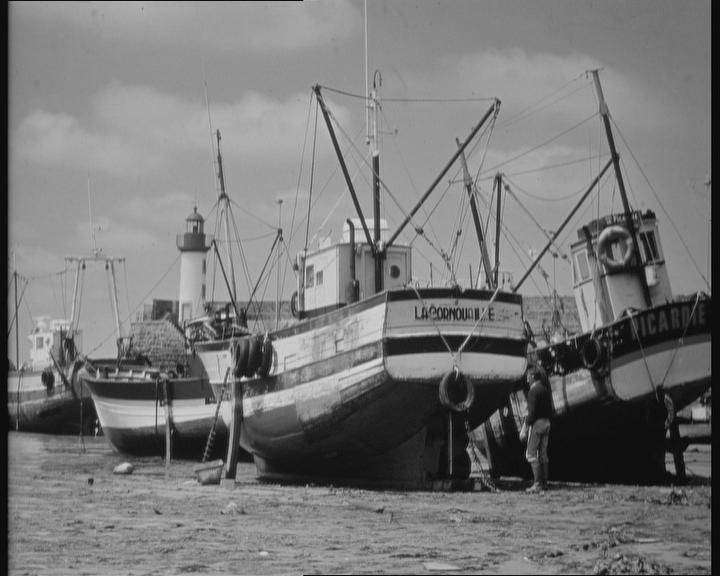
#> input picture boat.jpg, 720 x 576 px, found by its file name
$ python test3.py   (older library calls are emulated)
#> lines starting #> are read from the running program, lines starting #| are printed output that depends on the picture; long printed decimals are rounded
# source https://medium.com/simply-dev/what-is-canny-edge-detection-cfefa272a8d0

import cv2
import numpy as np

from matplotlib import pyplot as plt
from numpy.core.fromnumeric import size

source = 'boat.jpg'
blurdir = 'boat_processed_blur.png'
noblurdir = 'boat_processed_no_blur.png'

# takes in a image in the format of cv2.imread("NAME.jpg", cv2.IMREAD_GRAYSCALE)
# and returns a Sobel X and Y processed image
def sobel(img):
    sobelX = cv2.Sobel(img, cv2.CV_64F, 1, 0)
    sobelY = cv2.Sobel(img, cv2.CV_64F, 0, 1)
    sobelX = np.uint8(np.absolute(sobelX))
    sobelY = np.uint8(np.absolute(sobelY))

    return cv2.bitwise_or(sobelX, sobelY)

img = cv2.imread(source, cv2.IMREAD_GRAYSCALE)     # read image using grayscale
#> img is the input picture: shape (576, 720); min 0, max 226, mean 120
blur = cv2.GaussianBlur(img, (3,3), 0)                 # blur image
canny = cv2.Canny(img, 100, 200)                       # basic canny filter
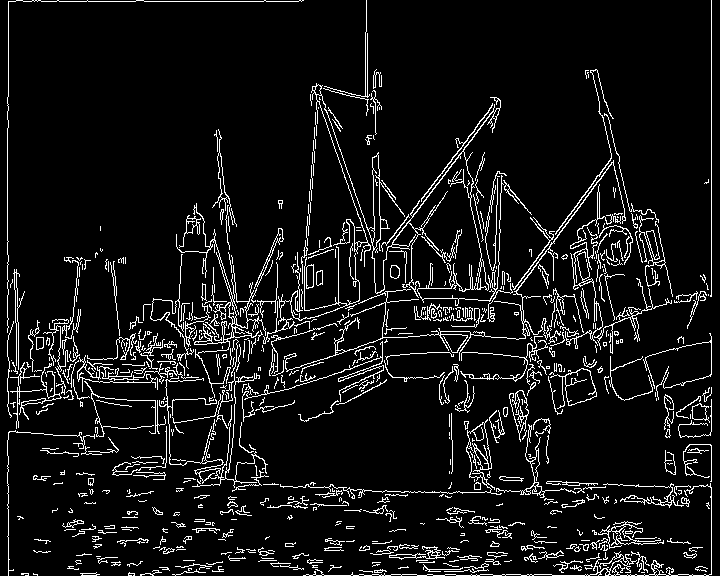
#> canny: shape (576, 720); 7.9% white in thin lines or dots

sobelCombined = sobel(img)
#> in sobel, `sobelY = cv2.Sobel(img, cv2.CV_64F, 0, 1)`:
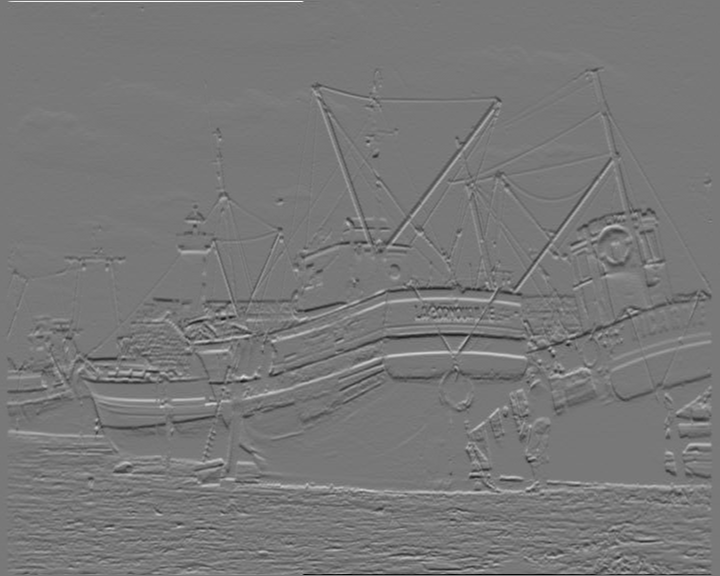
#> sobelY: shape (576, 720) float64; min -579, max 647, mean -0.1; drawn with min black and max white
#> in sobel, `sobelX = np.uint8(np.absolute(sobelX))`:
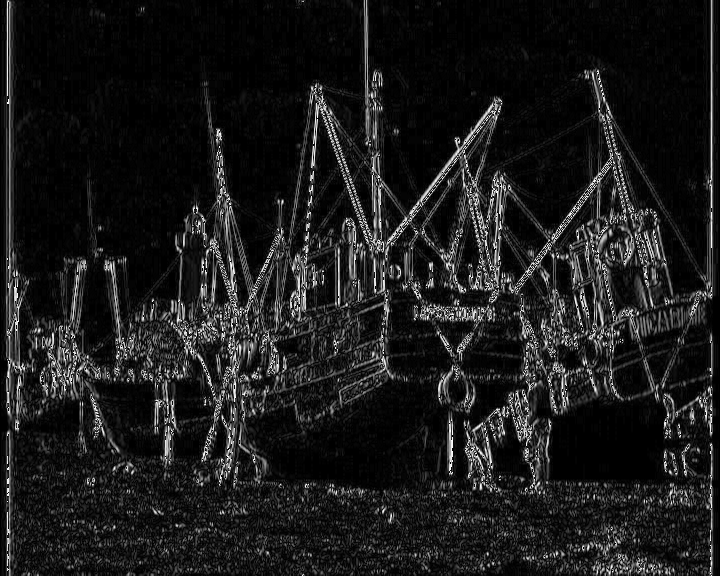
#> sobelX: shape (576, 720); min 0, max 255, mean 27.1
#> in sobel, `return cv2.bitwise_or(sobelX, sobelY)`:
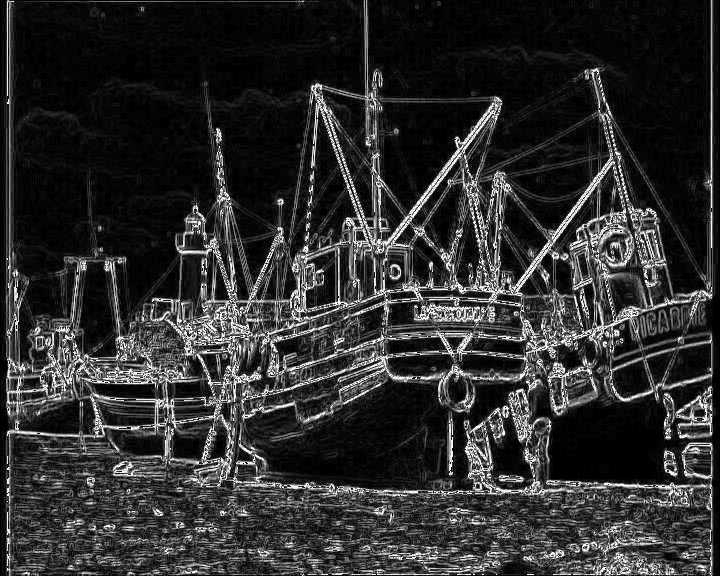
#> returned value: shape (576, 720); min 0, max 255, mean 46.3
sobelBlur = sobel(blur)
#> in sobel (call 2), `sobelX = np.uint8(np.absolute(sobelX))`:
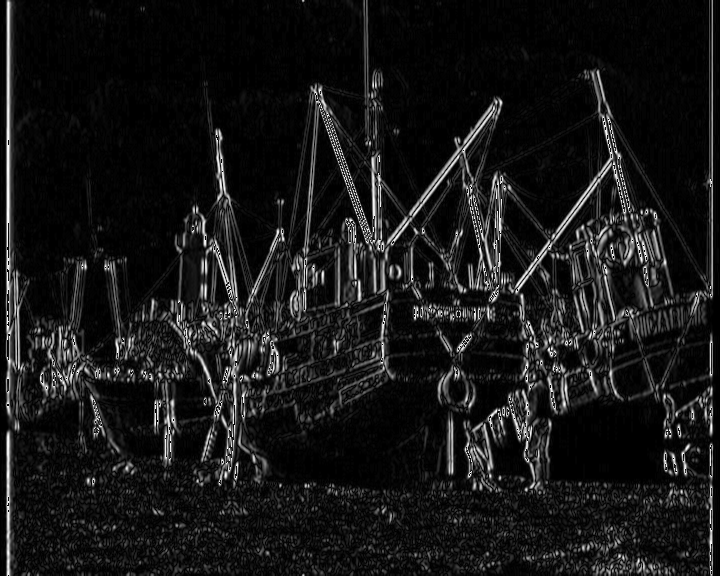
#> sobelX: shape (576, 720); min 0, max 255, mean 23.4
#> in sobel (call 2), `sobelY = np.uint8(np.absolute(sobelY))`:
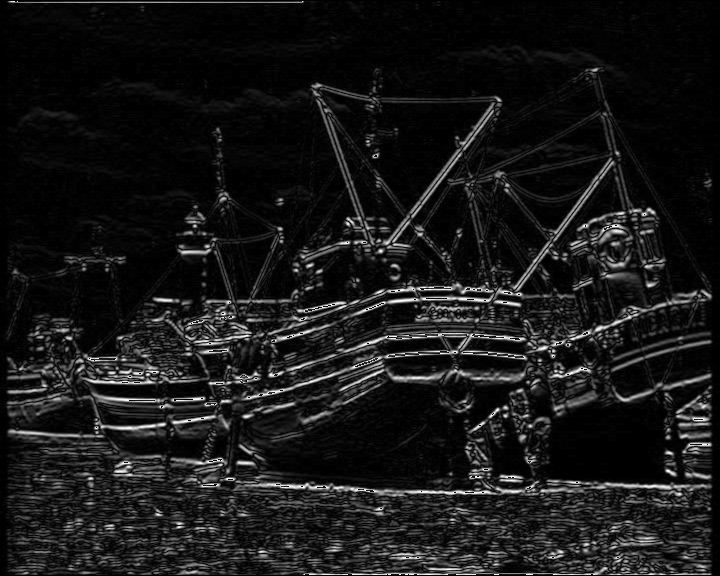
#> sobelY: shape (576, 720); min 0, max 255, mean 23.9
#> in sobel (call 2), `return cv2.bitwise_or(sobelX, sobelY)`:
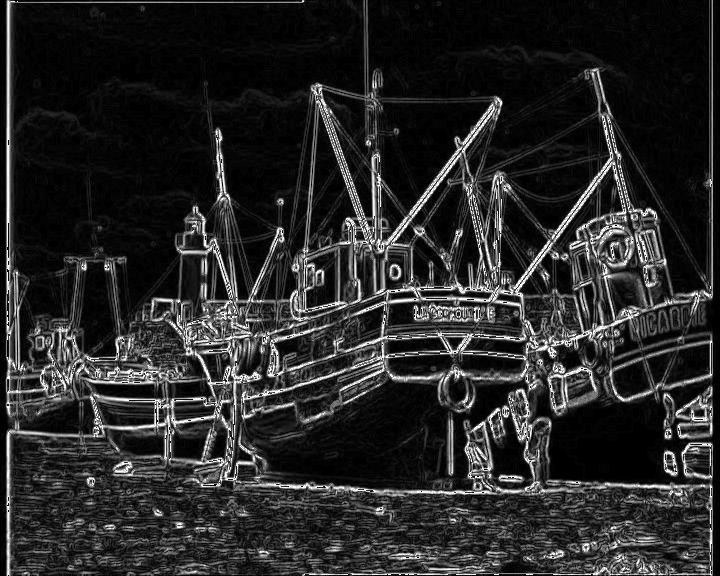
#> returned value: shape (576, 720); min 0, max 255, mean 40.5
# cv2.imwrite(noblurdir, sobelCombined)    # save processed image
# cv2.imwrite(blurdir, sobelBlur)    # save processed image

titles = ['image','blur', 'canny', 'Sobel NO Blur', 'Sobel Blur']
images = [img, blur, canny, sobelCombined, sobelBlur]

# [7 lines of commented-out code are left out]

array1 = cv2.meanStdDev(sobelCombined, mask=None)
#> array1 = ([46.29], [59.8])
array2 = cv2.meanStdDev(sobelBlur, mask=None)
#> array2 = ([40.52], [55.36])
print('sobel mean and std')
print(array1[0])    # mean pixel values for processed image
#| [[46.288]]
print(array1[1])     # standard deviation pixel values for processed image
#| [[59.805]]
print('blured sobel mean and std')
print(array2[0])
#| [[40.518]]
print(array2[1])
#| [[55.363]]
